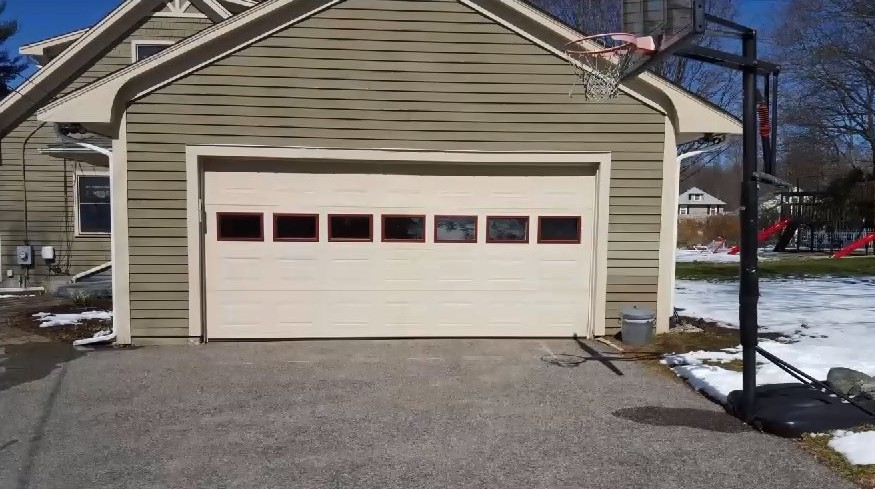
%> input picture 2_Edge/door.jpg, 875 x 489 px
$ octave script.m   (GNU Octave 9; MATLAB toolbox functions it lacks are replaced by stand-ins)
%> lines starting %> are read from the running program, lines starting %| are printed output that depends on the picture; in (x1, y1, x2, y2) boxes, pixels count from 0 and x2, y2 are one past the last pixel; in counts of white or black regions, pixels touching at a corner belong together; the program's own positions count from 1
clear all
close all
clc
ax=imread('door.jpg');
%> ax is the input picture: size 489x875x3 uint8; mean R, G, B 122.4, 116.6, 111.8
imshow(ax);
%%
gray = rgb2gray(ax);
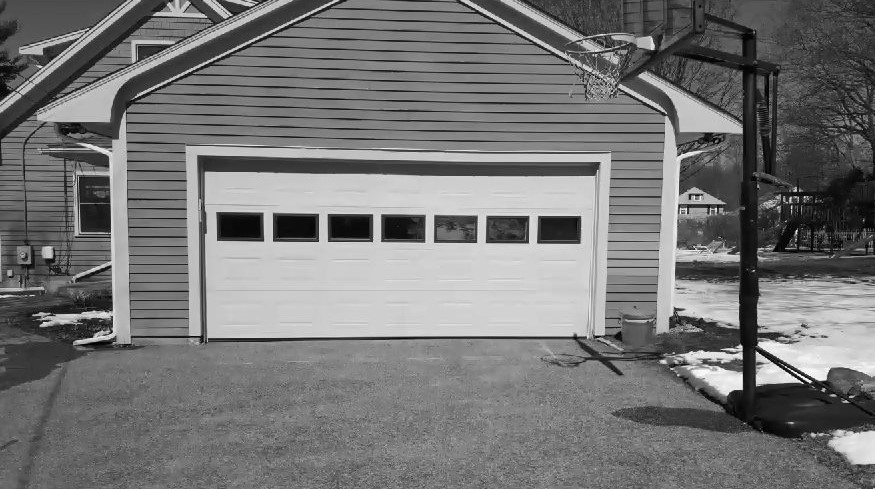
%> gray: size 489x875 uint8; min 0, max 254, mean 117.8
imshow(gray)

%%
edgeC=edge(gray, 'canny');
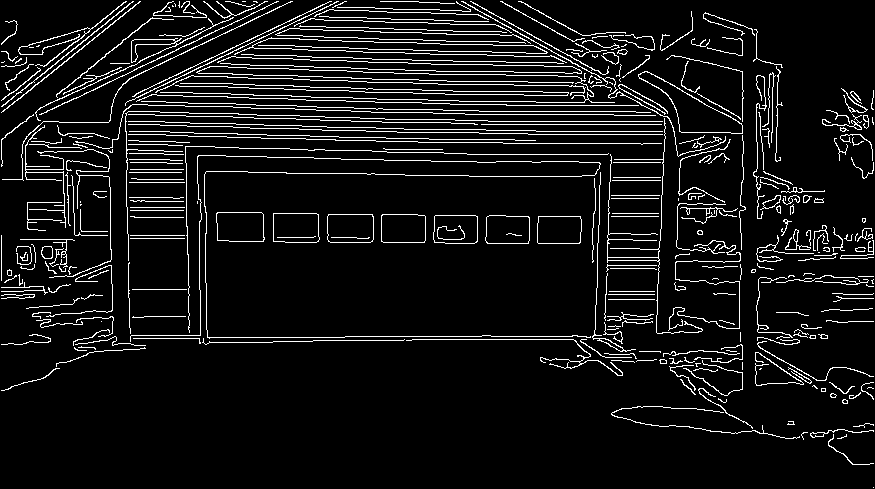
%> edgeC: size 489x875 logical; 7.9% white in thin lines or dots
imshow(edgeC)
%%
edgeP=edge(gray, 'prewitt');
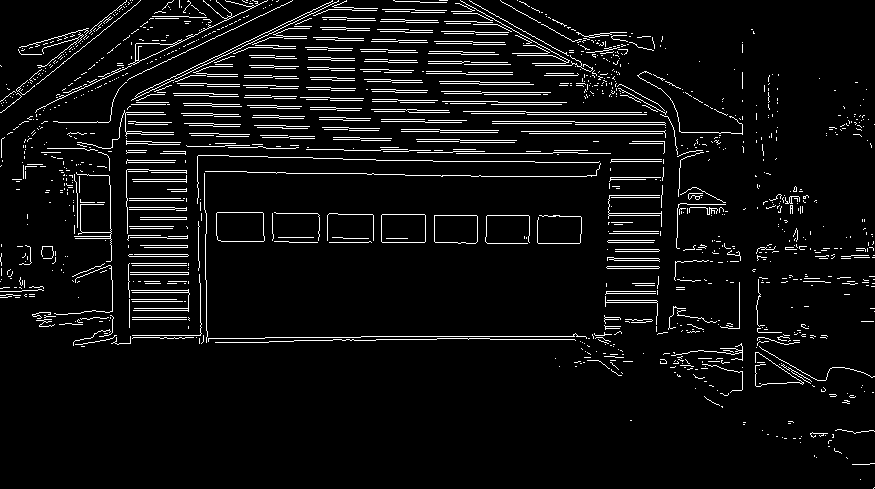
%> edgeP: size 489x875 logical; 5.8% white in thin lines or dots
imshow(edgeP)

%%
imshowpair(edgeC, edgeP, 'montage');
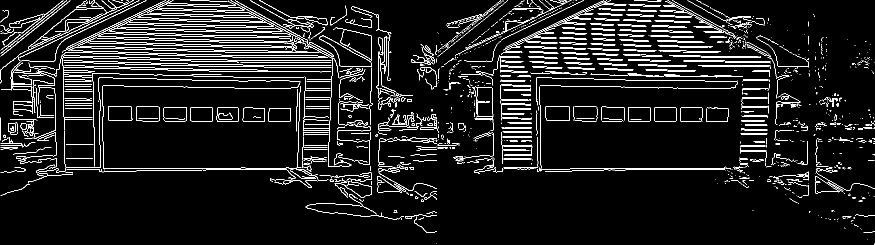
%> displayed picture: size 489x1750, on the screen's scale of 0 to 255 (shown at 1/2 size); 6.9% white in thin lines or dots
%%
imshowpair(imfill(edgeC,'holes'), imfill(edgeP,'holes'), 'montage');
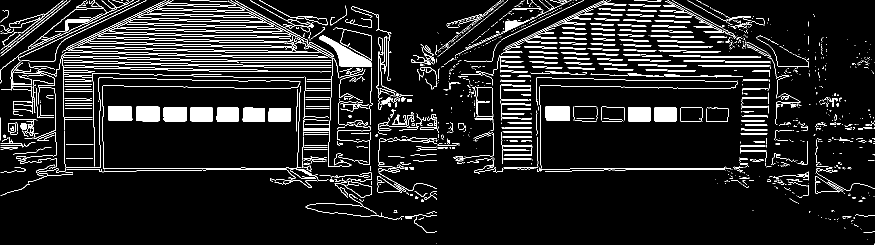
%> displayed picture: size 489x1750, on the screen's scale of 0 to 255 (shown at 1/2 size); 8.6% white; 1552 white regions (983 under 20 px), largest, box (x1, y1, x2, y2) and area: (638, 71, 743, 134) 2293, (130, 155, 601, 342) 1623, (1091, 212, 1140, 242) 1432
